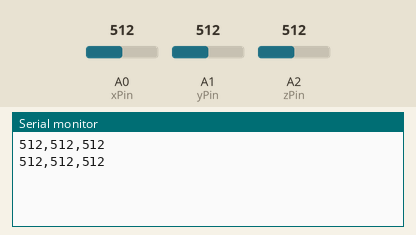
This sketch was run on a simulated Arduino Uno, built with avr-gcc and run on an emulated ATmega328P. Parts: the last lines printed to the serial monitor. The inputs (shaded band) are chosen by the test bench; at power-on: A0 (xPin) = 512, A1 (yPin) = 512, A2 (zPin) = 512.

Above: at 1.8 s.
1.9 s: A0 (xPin) set to 716
At 2.8 s:
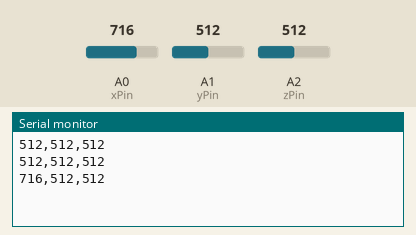
3.4 s: A1 (yPin) set to 716
At 4.7 s:
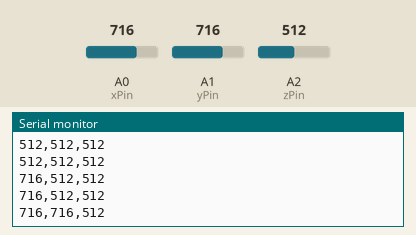
4.9 s: A2 (zPin) set to 716
At 5.6 s:
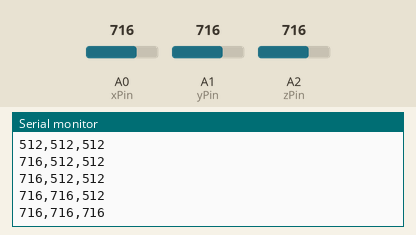
6.4 s: A0 (xPin) set to 900
At 7.7 s:
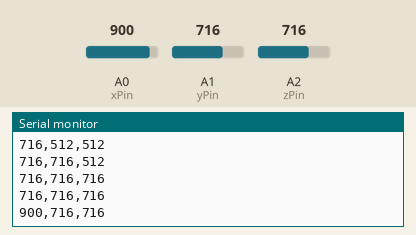
7.9 s: A1 (yPin) set to 900
At 8.8 s:
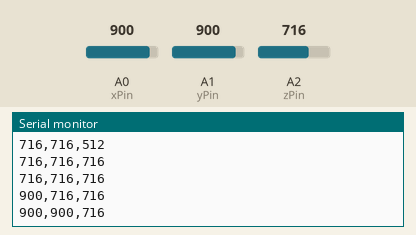
9.4 s: A2 (zPin) set to 900
At 10.8 s:
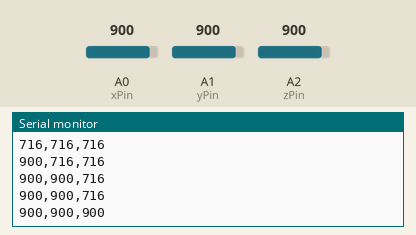
Timing chart, 0 to 11.9 s (numbered marks = the images above; inputs shaded):
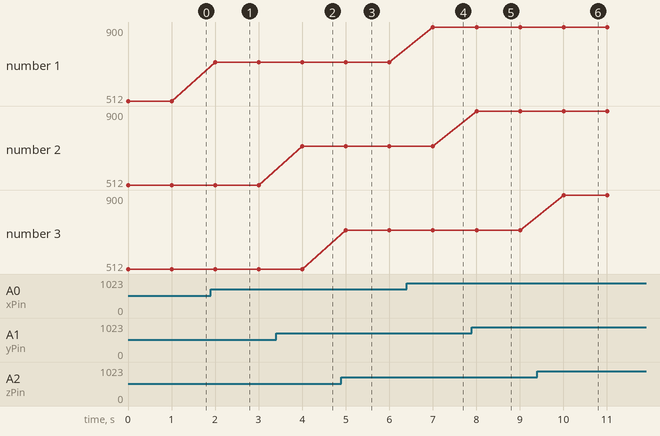

The sketch:

Accbot.ino
```cpp
// these constants won't change:
const int xPin = A0;		// X output of the accelerometer
const int yPin = A1;		// Y output of the accelerometer
const int zPin = A2;    // Z output of the accelerometer
int xr,yr,zr;
void setup() {
  // initialize serial communications:
  Serial.begin(9600);

  // initialize the pins connected to the accelerometer
  pinMode(xPin, INPUT);
  pinMode(yPin, INPUT);
  pinMode(zPin, INPUT);
}

void loop() {

  // variables to contain the resulting accelerations
 // int accelerationX, accelerationY, accelerationZ;


  xr = analogRead(xPin);
  yr = analogRead(yPin);
  zr = analogRead(zPin);
  // mapping into degrees

  // send the accelerometer data to Processing through serial connection
  Serial.print(xr);
  Serial.print(",");
  Serial.print(yr);
  Serial.print(",");
  Serial.print(zr);
  Serial.print("\n");

  // delay the loop so we're sending a manageable amount of data
  delay(1000);
}
```

Measured:
- after the input at 1.9 s, the serial monitor: prints a new line after 0.10 s (image 1)
- after the input at 3.4 s, the serial monitor: prints a new line after 0.60 s (image 2)
- after the input at 4.9 s, the serial monitor: prints a new line after 0.10 s (image 3)
- after the input at 6.4 s, the serial monitor: prints a new line after 0.61 s (image 4)
- after the input at 7.9 s, the serial monitor: prints a new line after 0.11 s (image 5)
- after the input at 9.4 s, the serial monitor: prints a new line after 0.61 s (image 6)
- plotted number 1: 512 → 716 after the input at 1.9 s, 716 → 900 after the input at 6.4 s
